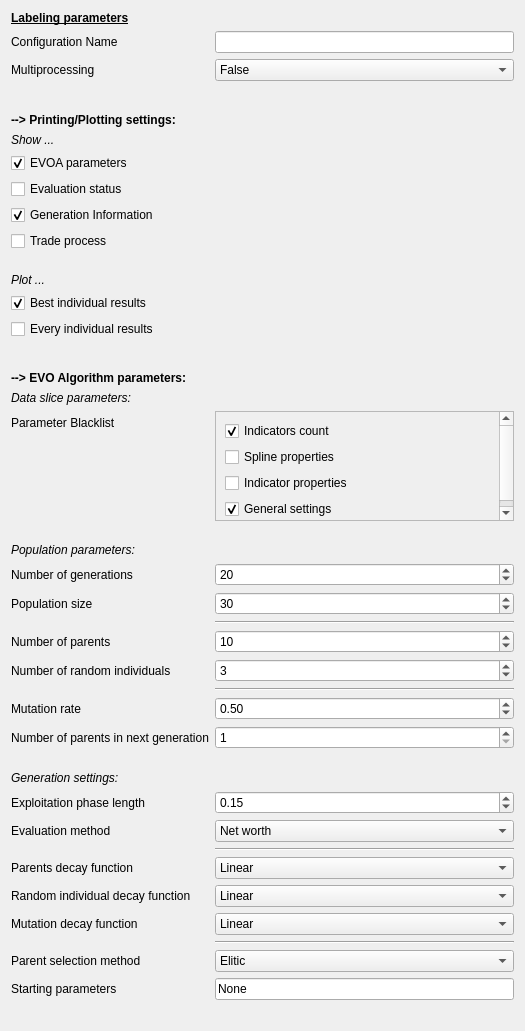
                      <widget class="QWidget" name="scrollAreaWidgetContents_5">
                       <property name="geometry">
                        <rect>
                         <x>0</x>
                         <y>-356</y>
                         <width>525</width>
                         <height>966</height>
                        </rect>
                       </property>
                       <layout class="QFormLayout" name="formLayout_2">
                        <item row="0" column="0">
                         <widget class="QLabel" name="label_33">
                          <property name="text">
                           <string>&lt;html&gt;&lt;head/&gt;&lt;body&gt;&lt;p&gt;&lt;span style=&quot; font-size:9pt; font-weight:600; text-decoration: underline;&quot;&gt;Labeling parameters&lt;/span&gt;&lt;/p&gt;&lt;/body&gt;&lt;/html&gt;</string>
                          </property>
                         </widget>
                        </item>
                        <item row="2" column="0">
                         <widget class="QLabel" name="label_35">
                          <property name="text">
                           <string>Multiprocessing</string>
                          </property>
                         </widget>
                        </item>
                        <item row="2" column="1">
                         <widget class="QComboBox" name="EVOA_metalabeling_multiprocessing">
                          <item>
                           <property name="text">
                            <string>False</string>
                           </property>
                          </item>
                          <item>
                           <property name="text">
                            <string>True</string>
                           </property>
                          </item>
                         </widget>
                        </item>
                        <item row="4" column="0">
                         <widget class="QLabel" name="label_36">
                          <property name="text">
                           <string>&lt;html&gt;&lt;head/&gt;&lt;body&gt;&lt;p&gt;&lt;span style=&quot; font-size:9pt; font-weight:600;&quot;&gt;--&amp;gt; Printing/Plotting settings:&lt;/span&gt;&lt;/p&gt;&lt;/body&gt;&lt;/html&gt;</string>
                          </property>
                         </widget>
                        </item>
                        <item row="5" column="0">
                         <widget class="QLabel" name="label_37">
                          <property name="text">
                           <string>&lt;html&gt;&lt;head/&gt;&lt;body&gt;&lt;p&gt;&lt;span style=&quot; font-style:italic;&quot;&gt;Show ...&lt;/span&gt;&lt;/p&gt;&lt;/body&gt;&lt;/html&gt;</string>
                          </property>
                         </widget>
                        </item>
                        <item row="6" column="0">
                         <widget class="QCheckBox" name="EVOA_metalabeling_print_evoa_parameters_per_gen">
                          <property name="enabled">
                           <bool>true</bool>
                          </property>
                          <property name="text">
                           <string>EVOA parameters</string>
                          </property>
                          <property name="checked">
                           <bool>true</bool>
                          </property>
                         </widget>
                        </item>
                        <item row="7" column="0">
                         <widget class="QCheckBox" name="EVOA_metalabeling_print_evaluation_status">
                          <property name="text">
                           <string>Evaluation status</string>
                          </property>
                         </widget>
                        </item>
                        <item row="8" column="0">
                         <widget class="QCheckBox" name="EVOA_metalabeling_print_generation_info">
                          <property name="text">
                           <string>Generation Information</string>
                          </property>
                          <property name="checked">
                           <bool>true</bool>
                          </property>
                         </widget>
                        </item>
                        <item row="9" column="0">
                         <widget class="QCheckBox" name="EVOA_metalabeling_print_trade_process">
                          <property name="text">
                           <string>Trade process</string>
                          </property>
                         </widget>
                        </item>
                        <item row="10" column="0">
                         <spacer name="verticalSpacer_16">
                          <property name="orientation">
                           <enum>Qt::Vertical</enum>
                          </property>
                          <property name="sizeType">
                           <enum>QSizePolicy::Fixed</enum>
                          </property>
                          <property name="sizeHint" stdset="0">
                           <size>
                            <width>20</width>
                            <height>10</height>
                           </size>
                          </property>
                         </spacer>
                        </item>
                        <item row="11" column="0">
                         <widget class="QLabel" name="label_38">
                          <property name="text">
                           <string>&lt;html&gt;&lt;head/&gt;&lt;body&gt;&lt;p&gt;&lt;span style=&quot; font-style:italic;&quot;&gt;Plot ...&lt;/span&gt;&lt;/p&gt;&lt;/body&gt;&lt;/html&gt;</string>
                          </property>
                         </widget>
                        </item>
                        <item row="12" column="0">
                         <widget class="QCheckBox" name="EVOA_metalabeling_plot_best_individual_eco_model_results">
                          <property name="text">
                           <string>Best individual results</string>
                          </property>
                          <property name="checked">
                           <bool>true</bool>
                          </property>
                         </widget>
                        </item>
                        <item row="13" column="0">
                         <widget class="QCheckBox" name="EVOA_metalabeling_plot_eco_model_results">
                          <property name="text">
                           <string>Every individual results</string>
                          </property>
                         </widget>
                        </item>
                        <item row="14" column="0">
                         <spacer name="verticalSpacer_17">
                          <property name="orientation">
                           <enum>Qt::Vertical</enum>
                          </property>
                          <property name="sizeType">
                           <enum>QSizePolicy::Fixed</enum>
                          </property>
                          <property name="sizeHint" stdset="0">
                           <size>
                            <width>20</width>
                            <height>20</height>
                           </size>
                          </property>
                         </spacer>
                        </item>
                        <item row="15" column="0">
                         <widget class="QLabel" name="label_39">
                          <property name="text">
                           <string>&lt;html&gt;&lt;head/&gt;&lt;body&gt;&lt;p&gt;&lt;span style=&quot; font-size:9pt; font-weight:600;&quot;&gt;--&amp;gt; EVO Algorithm parameters:&lt;/span&gt;&lt;/p&gt;&lt;/body&gt;&lt;/html&gt;</string>
                          </property>
                         </widget>
                        </item>
                        <item row="16" column="0">
                         <widget class="QLabel" name="label_40">
                          <property name="text">
                           <string>&lt;html&gt;&lt;head/&gt;&lt;body&gt;&lt;p&gt;&lt;span style=&quot; font-style:italic;&quot;&gt;Data slice parameters:&lt;/span&gt;&lt;/p&gt;&lt;/body&gt;&lt;/html&gt;</string>
                          </property>
                         </widget>
                        </item>
                        <item row="17" column="0">
                         <widget class="QLabel" name="label_41">
                          <property name="text">
                           <string>Parameter Blacklist</string>
                          </property>
                         </widget>
                        </item>
                        <item row="17" column="1">
                         <widget class="QScrollArea" name="scrollArea_4">
                          <property name="minimumSize">
                           <size>
                            <width>0</width>
                            <height>110</height>
                           </size>
                          </property>
                          <property name="widgetResizable">
                           <bool>true</bool>
                          </property>
                          <widget class="QWidget" name="scrollAreaWidgetContents_6">
                           <property name="geometry">
                            <rect>
                             <x>0</x>
                             <y>0</y>
                             <width>309</width>
                             <height>108</height>
                            </rect>
                           </property>
                           <layout class="QVBoxLayout" name="verticalLayout_18">
                            <item>
                             <layout class="QVBoxLayout" name="verticalLayout_19">
                              <item>
                               <widget class="QCheckBox" name="EVOA_metalabeling_indicators_count">
                                <property name="text">
                                 <string>Indicators count</string>
                                </property>
                                <property name="checked">
                                 <bool>true</bool>
                                </property>
                               </widget>
                              </item>
                              <item>
                               <widget class="QCheckBox" name="EVOA_metalabeling_spline_property">
                                <property name="text">
                                 <string>Spline properties</string>
                                </property>
                               </widget>
                              </item>
                              <item>
                               <widget class="QCheckBox" name="EVOA_metalabeling_indicator_properties">
                                <property name="text">
                                 <string>Indicator properties</string>
                                </property>
                               </widget>
                              </item>
                              <item>
                               <widget class="QCheckBox" name="EVOA_metalabeling_general_settings">
                                <property name="text">
                                 <string>General settings</string>
                                </property>
                                <property name="checked">
                                 <bool>true</bool>
                                </property>
                               </widget>
                              </item>
                             </layout>
                            </item>
                           </layout>
                          </widget>
                         </widget>
                        </item>
                        <item row="18" column="0">
                         <spacer name="verticalSpacer_18">
                          <property name="orientation">
                           <enum>Qt::Vertical</enum>
                          </property>
                          <property name="sizeType">
                           <enum>QSizePolicy::Fixed</enum>
                          </property>
                          <property name="sizeHint" stdset="0">
                           <size>
                            <width>20</width>
                            <height>10</height>
                           </size>
                          </property>
                         </spacer>
                        </item>
                        <item row="19" column="0">
                         <widget class="QLabel" name="label_42">
                          <property name="text">
                           <string>&lt;html&gt;&lt;head/&gt;&lt;body&gt;&lt;p&gt;&lt;span style=&quot; font-style:italic;&quot;&gt;Population parameters:&lt;/span&gt;&lt;/p&gt;&lt;/body&gt;&lt;/html&gt;</string>
                          </property>
                         </widget>
                        </item>
                        <item row="20" column="0">
                         <widget class="QLabel" name="label_43">
                          <property name="text">
                           <string>Number of generations</string>
                          </property>
                         </widget>
                        </item>
                        <item row="20" column="1">
                         <widget class="QSpinBox" name="EVOA_metalabeling_nb_of_generations">
                          <property name="minimum">
                           <number>1</number>
                          </property>
                          <property name="maximum">
                           <number>999999</number>
                          </property>
                          <property name="value">
                           <number>20</number>
                          </property>
                         </widget>
                        </item>
                        <item row="21" column="0">
                         <widget class="QLabel" name="label_44">
                          <property name="text">
                           <string>Population size</string>
                          </property>
                         </widget>
                        </item>
                        <item row="21" column="1">
                         <widget class="QSpinBox" name="EVOA_metalabeling_population_size">
                          <property name="minimum">
                           <number>1</number>
                          </property>
                          <property name="maximum">
                           <number>999999</number>
                          </property>
                          <property name="value">
                           <number>30</number>
                          </property>
                         </widget>
                        </item>
                        <item row="22" column="1">
                         <widget class="Line" name="line_6">
                          <property name="orientation">
                           <enum>Qt::Horizontal</enum>
                          </property>
                         </widget>
                        </item>
                        <item row="23" column="0">
                         <widget class="QLabel" name="label_45">
                          <property name="text">
                           <string>Number of parents</string>
                          </property>
                         </widget>
                        </item>
                        <item row="23" column="1">
                         <widget class="QSpinBox" name="EVOA_metalabeling_nb_parents">
                          <property name="minimum">
                           <number>1</number>
                          </property>
                          <property name="maximum">
                           <number>999999</number>
                          </property>
                          <property name="value">
                           <number>10</number>
                          </property>
                         </widget>
                        </item>
                        <item row="24" column="0">
                         <widget class="QLabel" name="label_46">
                          <property name="text">
                           <string>Number of random individuals</string>
                          </property>
                         </widget>
                        </item>
                        <item row="24" column="1">
                         <widget class="QSpinBox" name="EVOA_metalabeling_nb_random_ind">
                          <property name="maximum">
                           <number>999999</number>
                          </property>
                          <property name="value">
                           <number>3</number>
                          </property>
                         </widget>
                        </item>
                        <item row="25" column="1">
                         <widget class="Line" name="line_7">
                          <property name="orientation">
                           <enum>Qt::Horizontal</enum>
                          </property>
                         </widget>
                        </item>
                        <item row="26" column="0">
                         <widget class="QLabel" name="label_47">
                          <property name="text">
                           <string>Mutation rate</string>
                          </property>
                         </widget>
                        </item>
                        <item row="27" column="0">
                         <widget class="QLabel" name="label_48">
                          <property name="text">
                           <string>Number of parents in next generation</string>
                          </property>
                         </widget>
                        </item>
                        <item row="27" column="1">
                         <widget class="QSpinBox" name="EVOA_metalabeling_nb_parents_in_next_gen">
                          <property name="minimum">
                           <number>1</number>
                          </property>
                          <property name="maximum">
                           <number>999999</number>
                          </property>
                         </widget>
                        </item>
                        <item row="28" column="0">
                         <spacer name="verticalSpacer_19">
                          <property name="orientation">
                           <enum>Qt::Vertical</enum>
                          </property>
                          <property name="sizeType">
                           <enum>QSizePolicy::Fixed</enum>
                          </property>
                          <property name="sizeHint" stdset="0">
                           <size>
                            <width>20</width>
                            <height>10</height>
                           </size>
                          </property>
                         </spacer>
                        </item>
                        <item row="29" column="0">
                         <widget class="QLabel" name="label_52">
                          <property name="text">
                           <string>&lt;html&gt;&lt;head/&gt;&lt;body&gt;&lt;p&gt;&lt;span style=&quot; font-style:italic;&quot;&gt;Generation settings:&lt;/span&gt;&lt;/p&gt;&lt;/body&gt;&lt;/html&gt;</string>
                          </property>
                         </widget>
                        </item>
                        <item row="30" column="0">
                         <widget class="QLabel" name="label_53">
                          <property name="text">
                           <string>Exploitation phase length</string>
                          </property>
                         </widget>
                        </item>
                        <item row="30" column="1">
                         <widget class="QDoubleSpinBox" name="EVOA_metalabeling_exploitation_phase_len_percent">
                          <property name="maximum">
                           <double>1.000000000000000</double>
                          </property>
                          <property name="singleStep">
                           <double>0.010000000000000</double>
                          </property>
                          <property name="value">
                           <double>0.150000000000000</double>
                          </property>
                         </widget>
                        </item>
                        <item row="31" column="0">
                         <widget class="QLabel" name="label_54">
                          <property name="text">
                           <string>Evaluation method</string>
                          </property>
                         </widget>
                        </item>
                        <item row="31" column="1">
                         <widget class="QComboBox" name="EVOA_metalabeling_evaluation_method">
                          <item>
                           <property name="text">
                            <string>Net worth</string>
                           </property>
                          </item>
                          <item>
                           <property name="text">
                            <string>Metalabels</string>
                           </property>
                          </item>
                          <item>
                           <property name="text">
                            <string>Metalabels (buy/sell)</string>
                           </property>
                          </item>
                          <item>
                           <property name="text">
                            <string>Metalabels average</string>
                           </property>
                          </item>
                          <item>
                           <property name="text">
                            <string>Buy count</string>
                           </property>
                          </item>
                          <item>
                           <property name="text">
                            <string>Sell count</string>
                           </property>
                          </item>
                          <item>
                           <property name="text">
                            <string>Transaction count</string>
                           </property>
                          </item>
                         </widget>
                        </item>
                        <item row="32" column="1">
                         <widget class="Line" name="line_9">
                          <property name="orientation">
                           <enum>Qt::Horizontal</enum>
                          </property>
                         </widget>
                        </item>
                        <item row="33" column="0">
                         <widget class="QLabel" name="label_55">
                          <property name="text">
                           <string>Parents decay function</string>
                          </property>
                         </widget>
                        </item>
                        <item row="33" column="1">
                         <widget class="QComboBox" name="EVOA_metalabeling_parents_decay_function">
                          <item>
                           <property name="text">
                            <string>Linear</string>
                           </property>
                          </item>
                          <item>
                           <property name="text">
                            <string>Fixed value</string>
                           </property>
                          </item>
                          <item>
                           <property name="text">
                            <string>Exponential</string>
                           </property>
                          </item>
                          <item>
                           <property name="text">
                            <string>Logarithmic</string>
                           </property>
                          </item>
                         </widget>
                        </item>
                        <item row="34" column="0">
                         <widget class="QLabel" name="label_56">
                          <property name="text">
                           <string>Random individual decay function</string>
                          </property>
                         </widget>
                        </item>
                        <item row="34" column="1">
                         <widget class="QComboBox" name="EVOA_metalabeling_random_ind_decay_function">
                          <item>
                           <property name="text">
                            <string>Linear</string>
                           </property>
                          </item>
                          <item>
                           <property name="text">
                            <string>Fixed value</string>
                           </property>
                          </item>
                          <item>
                           <property name="text">
                            <string>Exponential</string>
                           </property>
                          </item>
                          <item>
                           <property name="text">
                            <string>Logarithmic</string>
                           </property>
                          </item>
                         </widget>
                        </item>
                        <item row="35" column="0">
                         <widget class="QLabel" name="label_57">
                          <property name="text">
                           <string>Mutation decay function</string>
                          </property>
                         </widget>
                        </item>
                        <item row="35" column="1">
                         <widget class="QComboBox" name="EVOA_metalabeling_mutation_decay_function">
                          <item>
                           <property name="text">
                            <string>Linear</string>
                           </property>
                          </item>
                          <item>
                           <property name="text">
                            <string>Fixed value</string>
                           </property>
                          </item>
                          <item>
                           <property name="text">
                            <string>Exponential</string>
                           </property>
                          </item>
                          <item>
                           <property name="text">
                            <string>Logarithmic</string>
                           </property>
                          </item>
                         </widget>
                        </item>
                        <item row="36" column="1">
                         <widget class="Line" name="line_10">
                          <property name="orientation">
                           <enum>Qt::Horizontal</enum>
                          </property>
                         </widget>
                        </item>
                        <item row="37" column="0">
                         <widget class="QLabel" name="label_58">
                          <property name="text">
                           <string>Parent selection method</string>
                          </property>
                         </widget>
                        </item>
                        <item row="37" column="1">
                         <widget class="QComboBox" name="EVOA_metalabeling_parents_selection_method">
                          <item>
                           <property name="text">
                            <string>Elitic</string>
                           </property>
                          </item>
                         </widget>
                        </item>
                        <item row="38" column="0">
                         <widget class="QLabel" name="label_59">
                          <property name="text">
                           <string>Starting parameters</string>
                          </property>
                         </widget>
                        </item>
                        <item row="38" column="1">
                         <widget class="QLineEdit" name="EVOA_metalabeling_starting_parameters">
                          <property name="text">
                           <string>None</string>
                          </property>
                         </widget>
                        </item>
                        <item row="39" column="0">
                         <widget class="QLabel" name="label_60">
                          <property name="text">
                           <string/>
                          </property>
                         </widget>
                        </item>
                        <item row="3" column="0">
                         <spacer name="verticalSpacer_25">
                          <property name="orientation">
                           <enum>Qt::Vertical</enum>
                          </property>
                          <property name="sizeType">
                           <enum>QSizePolicy::Fixed</enum>
                          </property>
                          <property name="sizeHint" stdset="0">
                           <size>
                            <width>20</width>
                            <height>20</height>
                           </size>
                          </property>
                         </spacer>
                        </item>
                        <item row="26" column="1">
                         <widget class="QDoubleSpinBox" name="EVOA_metalabeling_mutation_rate">
                          <property name="maximum">
                           <double>1.000000000000000</double>
                          </property>
                          <property name="singleStep">
                           <double>0.010000000000000</double>
                          </property>
                          <property name="value">
                           <double>0.500000000000000</double>
                          </property>
                         </widget>
                        </item>
                        <item row="1" column="0">
                         <widget class="QLabel" name="label_34">
                          <property name="text">
                           <string>Configuration Name</string>
                          </property>
                         </widget>
                        </item>
                        <item row="1" column="1">
                         <widget class="QLineEdit" name="EVOA_metalabeling_config_name"/>
                        </item>
                       </layout>
                      </widget>
